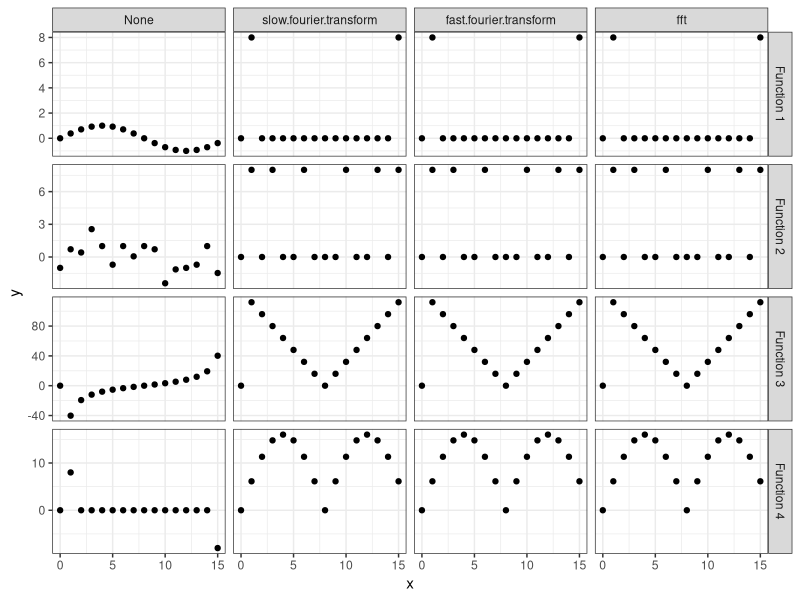

The R source for this figure: (Note: a time limit stopped this script after it produced the figure.)
## ---- chunk 1
fast.fourier.transform <- function(f) {
 N <- length(f)
 levels <- log(N, 2)

 prev.level <- f
 level <- complex(real = numeric(length(f)))

 for(l in (levels-1):0) {
  for(n in 0:(2^l - 1)) {
   half.num.indices <- 2^(levels - l - 1)   
   for(x in 0:(half.num.indices - 1)) {
    ##     One catch here to be aware of: in the circuit diagram above, the two
    ## seperate fourier transforms have been placed as if their indices are
    ## together, for ease of reading. In the implementation, these indices
    ## are going to be interleaved, i.e. $c_e(0)$ at $i=0$, $c_o(0)$ at $i=1$
    ## and so on. Therefore we vary x up to half of the indices, with evens=2x
    ## and odds=2x+1. FUN!
    level[2^l * x + n + 1] = prev.level[2^(l) * (2*x) + n + 1] + prev.level[2^l * (2*x+1) + n + 1] * exp(complex(imaginary = -pi*x/half.num.indices))
    level[2^l * (x + half.num.indices) + n + 1] = prev.level[2^l * (2*x) + n + 1] - prev.level[2^l * (2*x + 1) + n + 1] * exp(complex(imaginary = -pi*x/half.num.indices))
   }
  }
  prev.level <- level
 }
 level
}

slow.fourier.transform <- function(f){
 N <- length(f)
 result <- numeric(N)
 for(n in 0:(N-1)) {
  for(x in 0:(N-1)) {
   result[n+1] = result[n+1] + f[x+1] * exp(complex(imaginary = -2*pi * x * n / N))
  }
 }
 result
}
## ---- chunk 2
library(ggplot2)
library(dplyr)
library(tidyr)

plot_theme <- theme(panel.background = element_blank(), 
                    panel.grid.major = element_line(color = "grey90", size = 0.2),
                    panel.grid.minor = element_line(color = "grey95", size = 0.5),
                    strip.text.x = element_text(color = "white"), 
                    strip.background = element_rect(fill = "black"), 
                    axis.text = element_text(color = "black"), 
                    axis.title = element_text(face = "bold"), 
                    title = element_text(face = "bold"))


## Here are the functions we want to test, they should have very clear fourier transforms
function.1 <- function(x) sin(2*pi*x/16)
function.2 <- function(x) sin(2*pi*x/16) - cos(2*pi*3*x/16) + sin(2*pi*6 * x/16)
function.3 <- function(x) sapply(x, function(s) sum(sapply(0:15, function(n) n* sin(2*pi*n*s/16))))
function.4 <- function(x) sapply(x, function(s) sum(sapply(0:15, function(n) sin(2*pi*n/16)* sin(2*pi*n*s/16))))

tests <- list("Function 1" = function.1, "Function 2" = function.2, "Function 3" = function.3, "Function 4" = function.4)

## for each of these function, we want to apply the function
test.data <- bind_rows(lapply(1:length(tests), function(i) {
 fun <- tests[[i]]
 name <- names(tests)[[i]]
 x <- 0:15
 bind_rows(
  data.frame(x = x, y = fun(x), func = name, transform = "None"),
  data.frame(x = x, y = abs(fft(fun(x))), func = name, transform = "fft"),
  data.frame(x = x, y = abs(slow.fourier.transform(fun(x))), func = name, transform = "slow.fourier.transform"),
  data.frame(x = x, y = abs(fast.fourier.transform(fun(x))), func = name, transform = "fast.fourier.transform"))
}))

test.data$transform <- factor(test.data$transform, levels = c("None", "slow.fourier.transform", "fast.fourier.transform", "fft"))

ggplot(data = test.data, aes(x=x, y = y)) + geom_point() + facet_grid(func~transform, scale = "free") + theme_bw()
## ---- chunk 3
sequence.lengths <- sapply(0:13, function(x) 2^x)

timing.test <- data.frame(
 length = sequence.lengths,
 slow = sapply(sequence.lengths, function(l) { dat <- 0:l; system.time({slow.fourier.transform(dat)})[["elapsed"]]}),
 fast = sapply(sequence.lengths, function(l) { dat <- 0:l; system.time({fast.fourier.transform(dat)})[["elapsed"]]}),
 fft = sapply(sequence.lengths, function(l) { dat <- 0:l; system.time({fast.fourier.transform(dat)})[["elapsed"]]}))
timing.test <- gather(timing.test, func, time, slow, fast, fft)
## ---- chunk 4
ggplot(data = timing.test, aes(x = length, y = time, color = func)) + geom_point() + theme_bw()
## ---- chunk 5
ggplot(data = timing.test, aes(x = log(length), y= log(time), color = func)) + geom_point() + theme_bw() + geom_smooth(method = "lm") + coord_fixed(ratio = 1)
## ---- chunk 6
slow <- subset(timing.test, func %in% "slow" & time != 0)
fast <- subset(timing.test, func %in% "fast" & time != 0)
fft <- subset(timing.test, func %in% "fft" & time != 0)

lm.slow <- lm(log(time) ~ log(length), data = slow)
lm.slow
lm.fast <- lm(log(time) ~ log(length), data = fast)
lm.fast
lm.fft <- lm(log(time) ~ log(length), data = fft)
lm.fft
